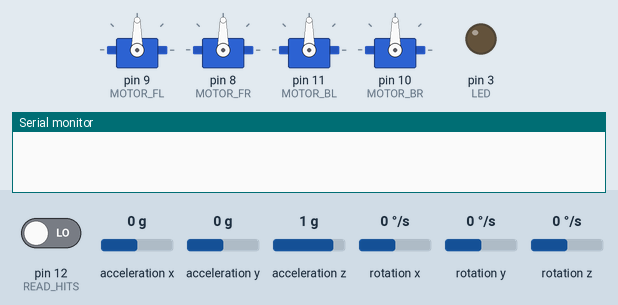
A sketch run on a simulated Arduino Uno, built with avr-gcc and run on an emulated ATmega328P. Parts: 4 × servo, output pins drawn as LEDs (lit = HIGH), the last lines printed to the serial monitor. Wiring (inferred from the names in the program): MPU-6050 motion sensor at I2C address 0x68. Inputs (shaded band) come from the test bench; at power-on: pin 12 (READ_HITS) LOW, acceleration x 0 g, acceleration y 0 g, acceleration z 1 g, rotation x 0 °/s, rotation y 0 °/s, rotation z 0 °/s. No radio packets arrive unless stated.

Above: at 10.7 s.
10.8 s: pin 12 (READ_HITS) driven HIGH
At 11.2 s:
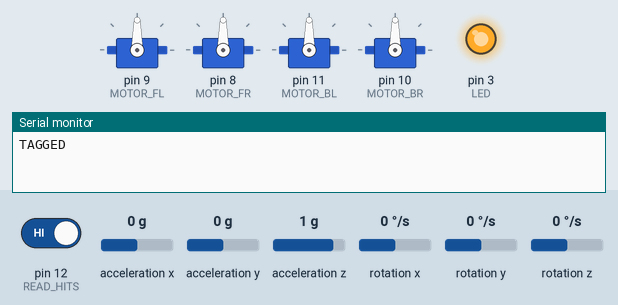
Timing chart, 0 to 13.8 s (numbered marks = the images above; inputs shaded):
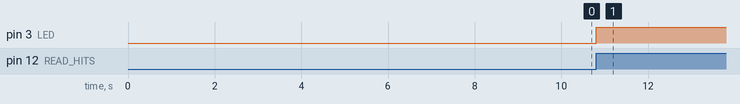

The sketch:

ugv_main.ino
```cpp
#include <Servo.h>
#include <RH_ASK.h>
#include <SPI.h> // Not actually used but needed to compile
#include <stdio.h>
#include <Wire.h> //Include LCD and I2C library
//#include <XInput.h>
//#include<WiFi101.h>

#define MOTOR_FL 9
#define MOTOR_FR 8
#define MOTOR_BL 11
#define MOTOR_BR 10

#define ENCODER_FL 18
#define ENCODER_FR 19
#define ENCODER_BL 20
#define ENCODER_BR 21

#define RECEIVER 4
#define TRANSMITTER 2
#define PTT 5 //idk what this is but DONT TOUCH

#define LED 3
#define READ_HITS 12

#define US_Trig 6
#define US_Echo 7

#define DPAD_UP 13
#define DPAD_DOWN 14
#define BUTTON_X 15

////////// MOTOR VARS //////////
Servo esc_FL;  // create servo object to control the PWM signal
Servo esc_FR;
Servo esc_BL;
Servo esc_BR;

// modifier values for motor power /////////////////////////////////////////////////////////////////////////// MODIFIER VALUES FOR UGV ///////////////////
float FL_POWER_MOD = 0;
float FR_POWER_MOD = 5;
float BL_POWER_MOD = 0;
float BR_POWER_MOD = 5;

////////// ENCODER VARS //////////
struct speedCheckReturn{
  double currentSpeed;
  double distanceTraveled;
  unsigned long totalSteps;       // total steps triggered - important for persistent odometry
  unsigned long stepTimes[3];     // array for tracking step times - must be declared externally so it is persistent trigger to trigger
  unsigned int stepTimesIndex;        // tracks the index of the time tracking array for speed calculations
  unsigned int lastEncoderState;  // records previous encoder state
  unsigned int encoderPin;        // pin number for encoder
};

speedCheckReturn MOTOR_FL_SPEED;  // speedCheckReturn init
speedCheckReturn MOTOR_FR_SPEED;
speedCheckReturn MOTOR_BL_SPEED;
speedCheckReturn MOTOR_BR_SPEED;

float WHEEL_SPEED_TOL = .1;
double wheelDiameter = 0.13;    // wheel diameter in meters
double stepsPerRotation = 20.0; // number of slots in encoder wheel
String units = "imperial";        // select "imperial", "metric", or "rotational"
unsigned int stepTimesLength = sizeof(MOTOR_FL_SPEED.stepTimes)/sizeof(MOTOR_FL_SPEED.stepTimes[0]); // length of stepTimes array
// IMPORTANT: stepTimesLength determines number of rotations speed will be averaged over as (stepTimesLength/stepsPerRotation)

////////// MISCELL. VARS //////////
RH_ASK driver(2000, RECEIVER, TRANSMITTER, PTT); // transmitter init

bool UGV_WAS_TAGGED = false; // tag status
bool UGV_WAS_KILLED = false; // kill switch

float totalDistTraveled = 0.0; // distance counter
float DISTANCE_TO_GO = 100.0; // in feet

// time vars
float prevTime; // in milliseconds
float deltaT;   // in milliseconds
float currTime; // IN SECONDS

// ultrasonic vars
bool OBSTACLE_DETECTION = false;
long US_duration;
int US_distance;
float SPEED_OF_SOUND = 0.034; // cm/s
float OBSTACLE_THRESHOLD = 57.0; // cm

// controller vars
const int ADC_Max = 1023; // 10 bit

////////// GYROSCOPE VARS //////////
int gyro_x, gyro_y, gyro_z;
long acc_x, acc_y, acc_z, acc_total_vector;
int temperature;
long gyro_x_cal, gyro_y_cal, gyro_z_cal;
long loop_timer;
float angle_pitch, angle_roll;
int angle_pitch_buffer, angle_roll_buffer;
boolean set_gyro_angles;
float angle_roll_acc, angle_pitch_acc;
float angle_pitch_output, angle_roll_output;
float beg_angle = abs(angle_pitch_output*10.0);
float power = 20.0;

float UGV_POWER = 20; /////////////////////////////////////////////////////// added ugv_power value


void setup() {
  Wire.begin();  //Start I2C as master
  Serial.begin(115200);

  setup_mpu_6050_registers();  //Setup the registers of the MPU-6050 (500dfs / +/-8g) and start the gyro
  for (int cal_int = 0; cal_int < 2000 ; cal_int ++){  //Run this code 2000 times
    read_mpu_6050_data();   //Read the raw acc and gyro data from the MPU-6050
    gyro_x_cal += gyro_x;  //Add the gyro x-axis offset to the gyro_x_cal variable
    gyro_y_cal += gyro_y;  //Add the gyro y-axis offset to the gyro_y_cal variable
    gyro_z_cal += gyro_z;  //Add the gyro z-axis offset to the gyro_z_cal variable
    delay(3); //Delay 3us to simulate the 250Hz program loop
  }
  gyro_x_cal /= 2000; //Divide the gyro_x_cal variable by 2000 to get the avarage offset
  gyro_y_cal /= 2000; //Divide the gyro_y_cal variable by 2000 to get the avarage offset
  gyro_z_cal /= 2000; //Divide the gyro_z_cal variable by 2000 to get the avarage offset
  updateGyro();

  loop_timer = micros(); //Reset the loop timer

  // init time
  currTime = millis();

  // set power modifiers to 0
  FL_POWER_MOD = 0.0;
  FR_POWER_MOD = 0.0;
  BL_POWER_MOD = 0.0;
  BR_POWER_MOD = 0.0;

  // make sure to use a PWM capable pin
  esc_FL.attach(MOTOR_FL);
  esc_FR.attach(MOTOR_FR);
  esc_BL.attach(MOTOR_BL);
  esc_BR.attach(MOTOR_BR);

  initEncoders();

  pinMode(LED, OUTPUT);
  pinMode(US_Trig, OUTPUT);
  pinMode(US_Echo, INPUT);

  // Transmitter init
  if(!driver.init()){
    Serial.println("Transmitter Init. Failed.");
  }

  //pinMode(DPAD_UP, INPUT_PULLUP);
  //pinMode(DPAD_DOWN, INPUT_PULLUP);
  //pinMode(BUTTON_X, INPUT_PULLUP);
  //XInput.setAutoSend(false); // wait for all controls before sending
  //XInput.begin();

}

void loop() {
  if(UGV_WAS_TAGGED){
    allMotorsOff();
    // SEND TAGGED IRC MESSAGE
    playTaggedSequence();
  }else if(UGV_WAS_KILLED){
    allMotorsOff();
    exit(0);
  }else{
    CHECK_HIT();

    goStraight(DISTANCE_TO_GO, totalDistTraveled, UGV_POWER); // new var defined up top and set to 20

    // updates
    updateTime(); // update time vars and deltaT
    totalDistTraveled += getAvgSpeed() * deltaT; // // update distance traveled
    //if(OBSTACLE_DETECTION){
    //  avoidObstacles();
    //}

    //boolean buttonX = !digitalRead(BUTTON_X);
    //boolean dpadUp = !digitalRead(DPAD_UP);
    //boolean dpadDown = !digitalRead(DPAD_DOWN);
    //XInput.setButton(BUTTON_X, buttonX);
    //XInput.setDpad(dpadUp, dpadDown);

    //updateDashboard();
  }
}

void CHECK_HIT(){
  if(digitalRead(READ_HITS)==HIGH){
    UGV_WAS_TAGGED = true;
    Serial.print("TAGGED");
  }
}

void updateGyro(){
  read_mpu_6050_data();                                                //Read the raw acc and gyro data from the MPU-6050

  gyro_x -= gyro_x_cal;                                                //Subtract the offset calibration value from the raw gyro_x value
  gyro_y -= gyro_y_cal;                                                //Subtract the offset calibration value from the raw gyro_y value
  gyro_z -= gyro_z_cal;                                                //Subtract the offset calibration value from the raw gyro_z value


  //Gyro angle calculations
  //0.0000611 = 1 / (250Hz / 65.5)
  angle_pitch += gyro_x * 0.0000611;                                   //Calculate the traveled pitch angle and add this to the angle_pitch variable
  angle_roll += gyro_y * 0.0000611;                                    //Calculate the traveled roll angle and add this to the angle_roll variable

  //0.000001066 = 0.0000611 * (3.142(PI) / 180degr) The Arduino sin function is in radians
  angle_pitch += angle_roll * sin(gyro_z * 0.000001066);               //If the IMU has yawed transfer the roll angle to the pitch angel
  angle_roll -= angle_pitch * sin(gyro_z * 0.000001066);               //If the IMU has yawed transfer the pitch angle to the roll angel

  //Accelerometer angle calculations
  acc_total_vector = sqrt((acc_x*acc_x)+(acc_y*acc_y)+(acc_z*acc_z));  //Calculate the total accelerometer vector
  //57.296 = 1 / (3.142 / 180) The Arduino asin function is in radians
  angle_pitch_acc = asin((float)acc_y/acc_total_vector)* 57.296;       //Calculate the pitch angle
  angle_roll_acc = asin((float)acc_x/acc_total_vector)* -57.296;       //Calculate the roll angle

  //Place the MPU-6050 spirit level and note the values in the following two lines for calibration
  angle_pitch_acc -= 0.0;                                              //Accelerometer calibration value for pitch
  angle_roll_acc -= 0.0;                                               //Accelerometer calibration value for roll

  if(set_gyro_angles){                                                 //If the IMU is already started
    angle_pitch = angle_pitch * 0.9996 + angle_pitch_acc * 0.0004;     //Correct the drift of the gyro pitch angle with the accelerometer pitch angle
    angle_roll = angle_roll * 0.9996 + angle_roll_acc * 0.0004;        //Correct the drift of the gyro roll angle with the accelerometer roll angle
  }
  else{                                                                //At first start
    angle_pitch = angle_pitch_acc;                                     //Set the gyro pitch angle equal to the accelerometer pitch angle
    angle_roll = angle_roll_acc;                                       //Set the gyro roll angle equal to the accelerometer roll angle
    set_gyro_angles = true;                                            //Set the IMU started flag
  }

  //To dampen the pitch and roll angles a complementary filter is used
  angle_pitch_output = angle_pitch_output * 0.9 + angle_pitch * 0.1;   //Take 90% of the output pitch value and add 10% of the raw pitch value
  angle_roll_output = angle_roll_output * 0.9 + angle_roll * 0.1;      //Take 90% of the output roll value and add 10% of the raw roll value
  //Serial.print("Pitch: "); Serial.print(angle_pitch_output*10.0);Serial.print(" ||| Roll: "); Serial.println(angle_roll_output*10.0);


  while(micros() - loop_timer < 4000);                                 //Wait until the loop_timer reaches 4000us (250Hz) before starting the next loop
  loop_timer = micros();                                               //Reset the loop timer
}

void turnRight(){
    float curr_angle = abs(angle_pitch_output*10.0);
    if (abs(curr_angle-beg_angle)<90){
      set_esc_power(esc_FR, 0);
      set_esc_power(esc_BR, 0);
    }else{allMotorsConstant(power);}
}

void turnLeft(){
  float curr_angle = abs(angle_pitch_output*10.0);
    if (abs(curr_angle-beg_angle)<90){
      set_esc_power(esc_FL, 0);
      set_esc_power(esc_BL, 0);
    }else{allMotorsConstant(power);}
}

void avoidObstacles(){
  float obstruction_distance = get_obstruction_distance();
  if(obstruction_distance <= OBSTACLE_THRESHOLD){
    turnRight();
    obstacle2dash();
  }
}

void obstacle2dash(){
  const char * obsTag = "Obstacle Detected!";
  driver.send((uint8_t*)obsTag, strlen(obsTag));
  driver.waitPacketSent();
}

float get_obstruction_distance(){ // in cm
  // clear output of US sensor briefly
  digitalWrite(US_Trig, LOW);
  delayMicroseconds(2);

  // generate ultrasound wave
  digitalWrite(US_Trig, HIGH);
  delayMicroseconds(10);
  digitalWrite(US_Trig, LOW);

  // init wave reading vars
  US_duration = pulseIn(US_Echo, HIGH);
  US_distance = US_duration*SPEED_OF_SOUND/2;

  return US_distance;
}

void playTaggedSequence() {
  digitalWrite(LED, HIGH);
}

void updateTime(){
  prevTime = currTime;
  currTime = millis();
  deltaT = (currTime - prevTime)/1000;
}

void read_mpu_6050_data(){                                             //Subroutine for reading the raw gyro and accelerometer data
  Wire.beginTransmission(0x68);                                        //Start communicating with the MPU-6050
  Wire.write(0x3B);                                                    //Send the requested starting register
  Wire.endTransmission();                                              //End the transmission
  Wire.requestFrom(0x68,14);                                           //Request 14 bytes from the MPU-6050
  while(Wire.available() < 14);                                        //Wait until all the bytes are received
  acc_x = Wire.read()<<8|Wire.read();                                  //Add the low and high byte to the acc_x variable
  acc_y = Wire.read()<<8|Wire.read();                                  //Add the low and high byte to the acc_y variable
  acc_z = Wire.read()<<8|Wire.read();                                  //Add the low and high byte to the acc_z variable
  temperature = Wire.read()<<8|Wire.read();                            //Add the low and high byte to the temperature variable
  gyro_x = Wire.read()<<8|Wire.read();                                 //Add the low and high byte to the gyro_x variable
  gyro_y = Wire.read()<<8|Wire.read();                                 //Add the low and high byte to the gyro_y variable
  gyro_z = Wire.read()<<8|Wire.read();                                 //Add the low and high byte to the gyro_z variable
}

void setup_mpu_6050_registers(){
  //Activate the MPU-6050
  Wire.beginTransmission(0x68);                                        //Start communicating with the MPU-6050
  Wire.write(0x6B);                                                    //Send the requested starting register
  Wire.write(0x00);                                                    //Set the requested starting register
  Wire.endTransmission();                                              //End the transmission
  //Configure the accelerometer (+/-8g)
  Wire.beginTransmission(0x68);                                        //Start communicating with the MPU-6050
  Wire.write(0x1C);                                                    //Send the requested starting register
  Wire.write(0x10);                                                    //Set the requested starting register
  Wire.endTransmission();                                              //End the transmission
  //Configure the gyro (500dps full scale)
  Wire.beginTransmission(0x68);                                        //Start communicating with the MPU-6050
  Wire.write(0x1B);                                                    //Send the requested starting register
  Wire.write(0x08);                                                    //Set the requested starting register
  Wire.endTransmission();                                              //End the transmission
}

/*
void updateDashboard(){
  //String temp = "UGV Tag Status: " + String(UGV_WAS_TAGGED);
  //const char* dashTag = strToCharArr(temp);
  //driver.send((uint8_t*)dashTag, strlen(dashTag));
  //driver.waitPacketSent();

  //String temp = "UGV Kill Status: " + String(UGV_WAS_TAGGED);
  //const char* killTag = strToCharArr(temp);

  const char* tempf = floatToChar(totalDistTraveled);
  //temp = "Distance Traveled: " + String(totalDistTraveled);
  const char* temp = "Distance Traveled: ";
  driver.send((uint8_t*)temp, strlen(temp));
  driver.send((uint8_t*)tempf, strlen(tempf));
  driver.waitPacketSent();

  //const char* dist = strToCharArr(temp);


  /*
  temp = "Speed (MPH):\n    FL: "+ String(MOTOR_FL_SPEED.currentSpeed) +"  FR: "+ String(MOTOR_FR_SPEED.currentSpeed);
  const char* frontSpeeds = strToCharArr(temp);

  temp = "    BL: "+ String(MOTOR_BL_SPEED.currentSpeed) +"  BR: "+ String(MOTOR_BR_SPEED.currentSpeed);
  const char* backSpeeds = strToCharArr(temp);


  /*
  driver.send((uint8_t*)killTag, strlen(killTag));
  driver.waitPacketSent();

  driver.send((uint8_t*)dist, strlen(dist));
  driver.waitPacketSent();

  driver.send((uint8_t*)frontSpeeds, strlen(frontSpeeds));
  driver.waitPacketSent();

  driver.send((uint8_t*)backSpeeds, strlen(backSpeeds));
  driver.waitPacketSent();

  const char* str = "hello";
  driver.send((uint8_t*)str, strlen(str));
  driver.waitPacketSent();

  delay(200);
}
*/
/*
char strToCharArr(String str){
  /*int str_len = str.length() + 1;
  char char_array[str_len];
  str.toCharArray(char_array, str_len);
  return char_array;
}

char floatToChar(float val){
  //dtostrf(float_value, min_width, num_digits_after_decimal, where_to_store_string);
  char char_array[8];
  dtostrf(val, 8, 2, char_array);
  return char_array;
}*/

void goStraight(float dToGo, float dTraveled, float power){
  if(dTraveled < dToGo){
    //power = speed2power(speed);
    allMotorsConstant(power); // all motors assigns power PLUS the manual modifier for that wheel.
    //checkWheelsMatchSpeed(speed); // if check wheels is on and tries to correct speed it will change the modifier of the front wheels
  }
}

void allMotorsConstant(float power){
  // sets all motors to a given power value
  set_esc_power(esc_FL, power+FL_POWER_MOD);
  set_esc_power(esc_FR, -(power+FR_POWER_MOD));
  set_esc_power(esc_BL, power+BL_POWER_MOD);
  set_esc_power(esc_BR, -(power+BR_POWER_MOD));
}

void allMotorsOff(){
  // sets all motors to a given power value
  set_esc_power(esc_FL, 0);
  set_esc_power(esc_FR, 0);
  set_esc_power(esc_BL, 0);
  set_esc_power(esc_BR, 0);
}

void set_esc_power(Servo esc, int power){
  // set one motor to a given power value
  power = constrain(power, -100, 100);
  int signal_min = 1050;
  int signal_max = 1950;
  int signal_output = map(power, -100, 100, signal_min, signal_max); //map(value, fromLow, fromHigh, toLow, toHigh)
  esc.writeMicroseconds(signal_output);
}

////////// SPEED FUNCTIONS //////////

/*
float speed2power(float speed){
  // convert speed to power
  return power
}
*/

void checkWheelsMatchSpeed(float speedWanted){
  // Sends command to correct wheels
  correctSpeedFL(speedWanted);
  correctSpeedFR(speedWanted);
  //correctSpeedBL(speedWanted);
  //correctSpeedBR(speedWanted);
}

void correctSpeedFL(float speedWanted){
  if((MOTOR_FL_SPEED.currentSpeed - speedWanted) > WHEEL_SPEED_TOL){
    FL_POWER_MOD -= 1;
  }else if((MOTOR_FL_SPEED.currentSpeed - speedWanted) < WHEEL_SPEED_TOL){
    FL_POWER_MOD += 1;
  }
  // update to dash that wheel was corrected?
}

void correctSpeedFR(float speedWanted){
  if((MOTOR_FR_SPEED.currentSpeed + speedWanted) < WHEEL_SPEED_TOL){
    FR_POWER_MOD -= 1;
  }else if((MOTOR_FR_SPEED.currentSpeed + speedWanted) > WHEEL_SPEED_TOL){
    FR_POWER_MOD += 1;
  }
  // update to dash that wheel was corrected?
}

void correctSpeedBL(float speedWanted){
  if((MOTOR_BL_SPEED.currentSpeed - speedWanted) > WHEEL_SPEED_TOL){
    BL_POWER_MOD -= 1;
  }else if((MOTOR_BL_SPEED.currentSpeed - speedWanted) < WHEEL_SPEED_TOL){
    BL_POWER_MOD += 1;
  }
  // update to dash that wheel was corrected?
}
void correctSpeedBR(float speedWanted){
  if((MOTOR_BR_SPEED.currentSpeed + speedWanted) < WHEEL_SPEED_TOL){
    BR_POWER_MOD -= 1;
  }else if((MOTOR_BR_SPEED.currentSpeed + speedWanted) > WHEEL_SPEED_TOL){
    BR_POWER_MOD += 1;
  }
  // update to dash that wheel was corrected?
}

float getAvgSpeed(){
  float avg = MOTOR_FL_SPEED.currentSpeed;
  avg += MOTOR_FR_SPEED.currentSpeed;
  //avg += MOTOR_BL_SPEED.currentSpeed;
  //avg += MOTOR_BR_SPEED.currentSpeed;
  return avg/4;
}

////////// ENCODER FUNCTIONS //////////

void initEncoders(){
  // Initialize the encoders. Set struct pins, set pin modes,
  // set initial speeds, attach interrupts.

  // Rotary Encoder Inputs - must be 18, 19, 20, or 21 on MEGA for ISR enabled pins
  MOTOR_FL_SPEED.encoderPin = ENCODER_FL;
  MOTOR_FR_SPEED.encoderPin = ENCODER_FR;
  MOTOR_BL_SPEED.encoderPin = ENCODER_BL;
  MOTOR_BR_SPEED.encoderPin = ENCODER_BR;

  // Set encoder pins as inputs
  pinMode(MOTOR_FL_SPEED.encoderPin, INPUT);
  pinMode(MOTOR_FR_SPEED.encoderPin, INPUT);
  pinMode(MOTOR_BL_SPEED.encoderPin, INPUT);
  pinMode(MOTOR_BR_SPEED.encoderPin, INPUT);

  // Read the initial state of encoder1
  MOTOR_FL_SPEED.lastEncoderState = digitalRead(MOTOR_FL_SPEED.encoderPin);
  MOTOR_FR_SPEED.lastEncoderState = digitalRead(MOTOR_FR_SPEED.encoderPin);
  MOTOR_BL_SPEED.lastEncoderState = digitalRead(MOTOR_BL_SPEED.encoderPin);
  MOTOR_BR_SPEED.lastEncoderState = digitalRead(MOTOR_BR_SPEED.encoderPin);

  // Call updateEncoder when any high/low changed seen
  attachInterrupt(digitalPinToInterrupt(MOTOR_FL_SPEED.encoderPin), updateEncoderFL, CHANGE);
  attachInterrupt(digitalPinToInterrupt(MOTOR_FR_SPEED.encoderPin), updateEncoderFR, CHANGE);
  attachInterrupt(digitalPinToInterrupt(MOTOR_FR_SPEED.encoderPin), updateEncoderBL, CHANGE);
  attachInterrupt(digitalPinToInterrupt(MOTOR_FR_SPEED.encoderPin), updateEncoderBR, CHANGE);
}

void updateEncoderFL(){
  // call helper to update global vars outside ISR
  MOTOR_FL_SPEED = updateEncoderHelper(MOTOR_FL_SPEED);
}

void updateEncoderFR(){
  // call helper to update global vars outside ISR
  MOTOR_FR_SPEED = updateEncoderHelper(MOTOR_FR_SPEED);
}

void updateEncoderBL(){
  // call helper to update global vars outside ISR
  MOTOR_BL_SPEED = updateEncoderHelper(MOTOR_BL_SPEED);
}

void updateEncoderBR(){
  // call helper to update global vars outside ISR
  MOTOR_BR_SPEED = updateEncoderHelper(MOTOR_BR_SPEED);
}

speedCheckReturn updateEncoderHelper(speedCheckReturn UE){  // update global vars
  int currentEncoderState = digitalRead(UE.encoderPin);   // Read the current state
  ////
  if (currentEncoderState != UE.lastEncoderState  && currentEncoderState == 1){    // If last and current state are different, then pulse occurred
      UE.totalSteps++;
      if (UE.stepTimesIndex == (stepTimesLength-1)){     // if at end of array, cycles back to pos 0 - FIFO array
        UE.stepTimesIndex = 0;}
      else{
        UE.stepTimesIndex++;}
      UE.stepTimes[UE.stepTimesIndex] = millis();
      }
  UE.lastEncoderState = currentEncoderState;  // Remember last encoder state
  return UE;
}

speedCheckReturn speedCheck(speedCheckReturn SCR){
  unsigned long deltaT;
  double currentRPS;      // current rotations per second
  double totalRotations;  // finds the number of rotations completed based on the number of encoder state changes that should occur per rotation
  double travelPerRotation = wheelDiameter*PI;  // distance traveled per wheel rotation
  ////
  totalRotations = SCR.totalSteps/stepsPerRotation;
  ////
  if (SCR.stepTimesIndex == (stepTimesLength-1)){         // finds time difference over one "revolution" of stepTimes
    deltaT = SCR.stepTimes[SCR.stepTimesIndex] - SCR.stepTimes[0];
  } else {
    deltaT = SCR.stepTimes[SCR.stepTimesIndex] - SCR.stepTimes[SCR.stepTimesIndex+1];
  }
  currentRPS = (stepTimesLength/stepsPerRotation)/(deltaT/1000.0);
  ////
  if (units == "metric"){
    SCR.currentSpeed = currentRPS*travelPerRotation;      // speed in meters/second
    SCR.distanceTraveled = totalRotations*travelPerRotation;  // distance traveled in meters
  }
  if (units == "imperial"){
    SCR.currentSpeed = currentRPS*travelPerRotation*2.23694;      // speed in miles per hour
    SCR.distanceTraveled = totalRotations*travelPerRotation*3.28084;  // distance traveled in feet
  }
  if (units == "rotational"){
    SCR.currentSpeed = currentRPS/60.0;       // speed in rotations per minute
    SCR.distanceTraveled = totalRotations;    // rotations completed
  }
  return SCR;
}
```

Measured:
- after the input at 10.8 s, pin 3 (LED): LOW → HIGH at once
